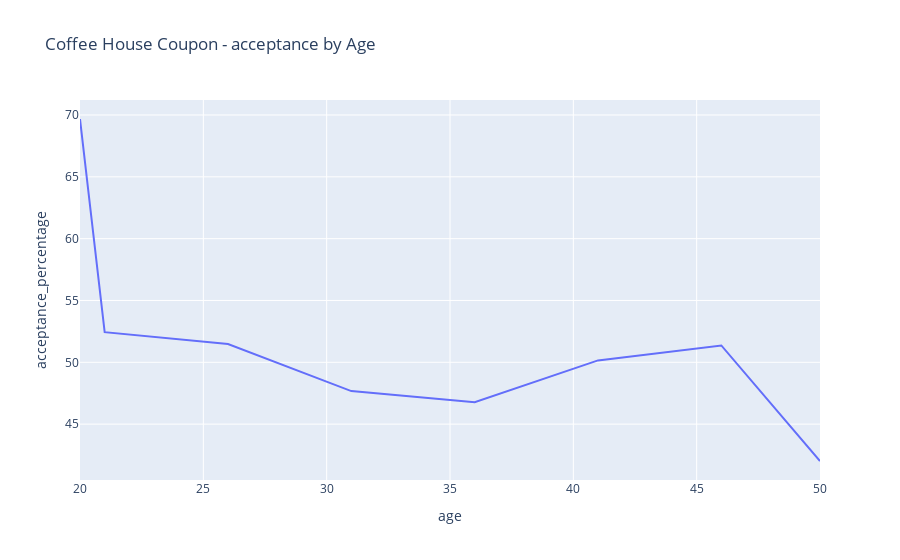

Write notebook code for a chart like this one.
### Markdown cell above
**Observation: ** Coffee house coupons are most efficient if they are issued around 10 am.

### Code cell
coffee_house_age = coffee_house.groupby("age").agg({"age": 'size', 'Y':'sum'})
coffee_house_age.rename(columns={"age":"total_count","Y":"acceptance_count"},inplace=True)
coffee_house_age = coffee_house_age.reset_index()
coffee_house_age["acceptance_percentage"] = coffee_house_age["acceptance_count"]/coffee_house_age["total_count"]*100


fig = px.line(coffee_house_age, x="age", y="acceptance_percentage", title='Coffee House Coupon - acceptance by Age')
fig.show()

### Figure 1 — Plotly figure (JSON) as saved in the notebook; plotly's stock layout.template omitted (floating-point values rounded to 4 significant figures)
{"data": [{"hovertemplate": "age=%{x}<br>acceptance_percentage=%{y}<extra></extra>", "legendgroup": "", "line": {"color": "#636efa", "dash": "solid"}, "marker": {"symbol": "circle"}, "mode": "lines", "name": "", "orientation": "v", "showlegend": false, "type": "scatter", "x": [20, 21, 26, 31, 36, 41, 46, 50], "xaxis": "x", "y": [69.68, 52.43, 51.48, 47.67, 46.77, 50.15, 51.36, 42.02], "yaxis": "y"}], "layout": {"legend": {"tracegroupgap": 0}, "title": {"text": "Coffee House Coupon - acceptance by Age"}, "xaxis": {"anchor": "y", "domain": [0, 1], "title": {"text": "age"}}, "yaxis": {"anchor": "x", "domain": [0, 1], "title": {"text": "acceptance_percentage"}}}}
